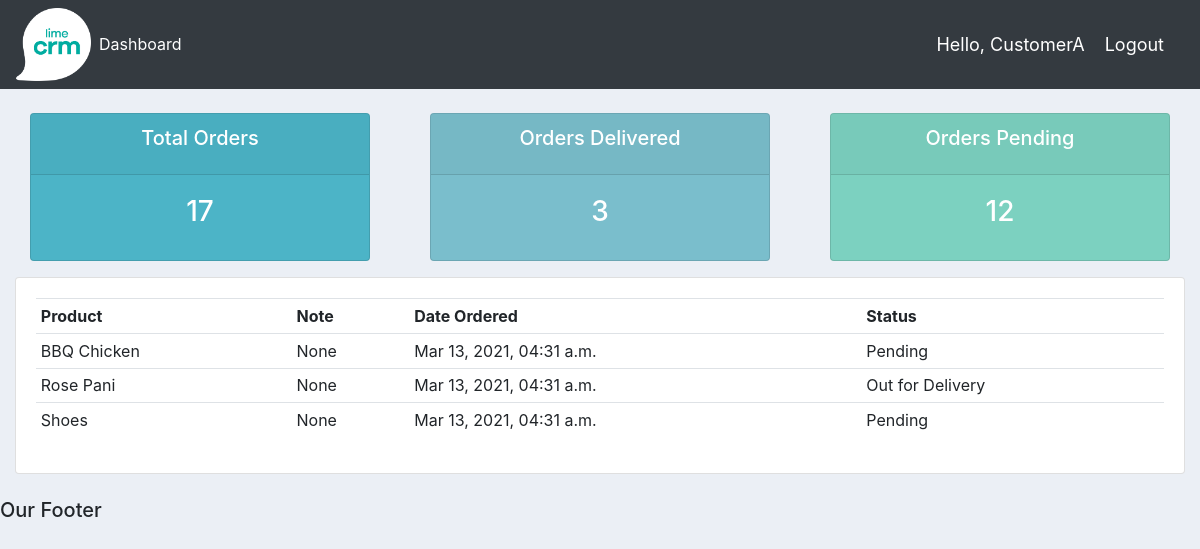
The page /user/ (signed in) on the database its author committed.
### accounts/models.py (models this page shows, shortened)
class Order(models.Model):
    STATUS=(('Pending','Pending'),
            ('Out for Delivery','Out for Delivery'),
            ('Delivered','Delivered'),
           )
    status=models.CharField(max_length=200,null=True,choices=STATUS)
    date_created=models.DateTimeField(auto_now_add=True,null=True)
    customer=models.ForeignKey(Customer,null=True,on_delete=models.SET_NULL)
    product=models.ForeignKey(Product,null=True,on_delete=models.SET_NULL)
    note=models.CharField(max_length=200,null=True)

class Product(models.Model):
    CATEGORY=(('Indoor','Indoor'),
              ('Outdoor','Outdoor'),
             )
    name=models.CharField(max_length=200,null=True)
    description=models.CharField(max_length=200,null=True,blank=True)
    price=models.FloatField(null=True)
    category=models.CharField(max_length=200,null=True,choices=CATEGORY)
    date_created=models.DateTimeField(auto_now_add=True,null=True)
    tags=models.ManyToManyField(Tag,null=True)

### accounts/views.py (the view)
# urls.py: path('user/',userPage,name="user")
@login_required(login_url='/login/')
def userPage(request):
    total_orders=Order.objects.all().count()
    delivered=Order.objects.filter(status="Delivered").count()
    pending=Order.objects.filter(status="Pending").count()
    user=True
    customer=request.user.customer
    orders=customer.order_set.all()
    return render(request,"accounts/userPage.html",{'total_orders':total_orders,'delivered':delivered,'pending':pending,'user':user,'orders':orders})

### templates/accounts/userPage.html
{% extends 'base.html' %}
{% block content %}
{% include 'accounts/status.html' %}
<div class="row">
    <div class=col-md>
        <div class="card card-body">
            <table class="table table-sm">
                <tr>
                    <th>Product</th>
                    <th>Note</th>
                    <th>Date Ordered</th>
                    <th>Status</th>
                </tr>
                {% for order in orders %}
                    <tr>
                        <td>{{order.product.name}}</td>
                        <td>{{order.note}}</td>
                        <td>{{order.date_created|date:'M d, Y, h:i a'}}</td>
                        <td>{{order.status}}</td>
                    </tr>
                {% endfor %}
            </table>
        </div>
    </div>
</div>
{% endblock %}

### templates/accounts/navbar.html (shortened to what this page needs)
{% load static %}
<nav class="navbar navbar-expand-lg navbar-dark bg-dark">
    <img src="{% static 'images/logo.png' %}" style="width: 75px;"/>
    <div class="collapse navbar-collapse" id="navbarSupportedContent">
      <ul class="navbar-nav mr-auto">
        <li class="nav-item active">
          <a class="nav-link" href="{% url 'index' %}">Dashboard</a>
        </li>
      </ul>
    </div>
    <span class="hello-msg">Hello, {{request.user}}</span>
    <span class="hello-msg"><a href="{% url 'logout' %}">Logout</a></span>
  </nav>

### static/css/main.css (style rules this page uses)
body { background-color: #ebeff5; }

### templates/accounts/navbar.html (style rules this page uses)
.hello-msg { color:white; font-size: 18px; margin-right: 20px; }
.hello-msg a { color: white; }

### rows shown on the page
Order: product.name "BBQ Chicken", note "None", date_created "Mar 13, 2021, 04:31 a.m.", status "Pending"
Order: product.name "Rose Pani", note "None", date_created "Mar 13, 2021, 04:31 a.m.", status "Out for Delivery"
Order: product.name "Shoes", note "None", date_created "Mar 13, 2021, 04:31 a.m.", status "Pending"

### other values the page prints
{{ request.user }} "CustomerA"
{{ total_orders }} "17"
{{ delivered }} "3"
{{ pending }} "12"
